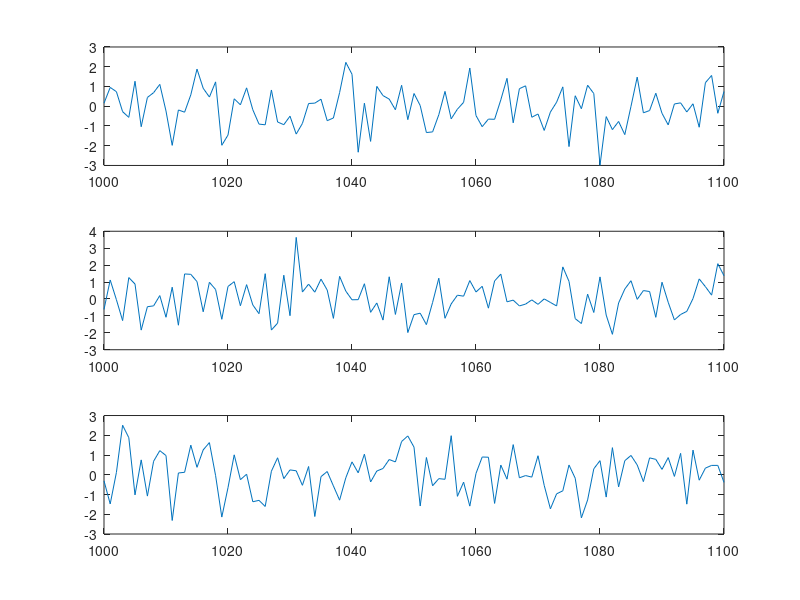
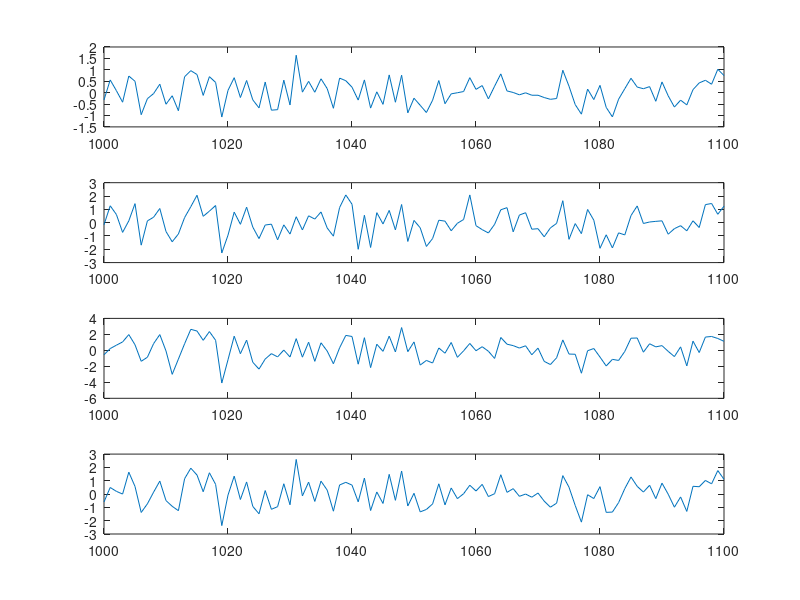

Write MATLAB code to recreate these figures, in order. (Note: this script raises an error after producing the figures.)
%% 
% Prepare for simulated VAR(3) data generation.

rng(1); % for reproducibility

L=3; % VAR model order
P=2; % number of pairs that we will ask GCA to compute
K=3; % number of latent sources
D=4; % number of sensors
N=5000; % number of time points
sigma_inn=1; % standard deviation of innovation process
sigma_sensor=0.01; % standard deviation of sensor noise
%% 
% Generate the VAR(3) model matrix according to Stokes & Purdon (<-- huge fans 
% of Granger). In this system, s1 --> s2 and s2 --> s3. 

% parameters of the VAR system matrix
r1=0.9; theta1=40/120*2*pi;
r2=0.7; theta2=10/120*2*pi;
r3=0.8; theta3=50/120*2*pi;

% create the VAR system matrix here
B(:,:,1)=[2*r1*cos(theta1) 0 0; -0.356 2*r2*cos(theta2) 0; 0 -0.3098 2*r3*cos(theta3) ]; % lag 1
B(:,:,2)=[-r1.^2 0 0; 0.7136 -r2.^2 0; 0 0.5 -r3.^2];  % lag 2
B(:,:,3)=[0 0 0; -0.356 0 0; 0 -0.3098 0];  % lag 3

B
% Note that s1 --> s2, s2 --> s3
%% 
% Generate the VAR proceess of the _latent_ sources. Note that these are not 
% the observations. 

S(:,1:L)=randn(K,L);
for n=L+1:N
    for p=1:L
        S(:,n)=B(:,:,p)*S(:,n-p);
    end
    S(:,n)=S(:,n)+sigma_inn*randn(K,1); 
end
%% 
% Plot the latent sources.

samples_to_show=1000:1100;
figure;
for i=1:K
    subplot(K,1,i)
    plot(samples_to_show, S(i,samples_to_show))
end
%% 
% Generate the observed data.

A=rand(D,K); % the mixing matrix ~ U(0,1)

% simulate projections to array and add noise
X=A*S + sigma_sensor*randn(D,N);
%% 
% Plot the observed data.

figure;
for i=1:D
    subplot(D,1,i)
    plot(samples_to_show, X(i,samples_to_show))
end
%% 
% Center the observed data.

X = bsxfun(@minus, X, mean(X,2));
%% 
% Transpose the data as GCA expects time in row dimension, channel in column 
% dimension.

X = X.';
size(X)
%% 
% Run GCA.

max_iterations=50; % max number of iterations in search
reg_parameter=inf; % no regularization
[What,Vhat,gcs,gcaStats] = runGcaTrAlt(X,L,P,max_iterations,reg_parameter);
%% 
% Apply the GCA filters to the data.

X = X.'; % back to (channel, time)
Y = What.'*X;
Z = Vhat.'*X;
%% 
% Compare the recovered sources. We expect that: y1 ~ s1, y2  ~ s2, z1 ~ s2, 
% z2 ~ s3. 

figure;
subplot(221)
scatter(Y(1,:),S(1,:),'k.')
subplot(222)
scatter(Y(2,:),S(2,:),'k.')
subplot(223)
scatter(Z(1,:),S(2,:),'k.')
subplot(224)
scatter(Z(2,:),S(3,:),'k.')
%% 
% Note that GCA is unable to recover the amplitude or sign of the latent sources, 
% so some scatter plots will show up as inverse correlation. Note also that on 
% some machines (random number seeds), the pairs may flip. 
% 
% Finally, compare the time series of latent and recovered sources. 

% standardize to unit norm to facilitate comparison
Yn = bsxfun(@rdivide,Y,std(Y,[],2));
Zn = bsxfun(@rdivide,Z,std(Z,[],2));
Sn = bsxfun(@rdivide,S,std(S,[],2));

% from the scatter plots, we know that y1, y2, and z1 are inverted
% so we flip their sign

figure;
% s1 versus y1
subplot(221)
plot(samples_to_show,-Yn(1,samples_to_show), ...
    samples_to_show, Sn(1,samples_to_show))

% s2 versus y2
subplot(222)
plot(samples_to_show,-Yn(2,samples_to_show), ...
    samples_to_show, Sn(2,samples_to_show))

% s2 versus z1
subplot(223)
plot(samples_to_show,-Zn(1,samples_to_show), ...
    samples_to_show, Sn(2,samples_to_show))

% s3 versus z2
subplot(224)
plot(samples_to_show,Zn(2,samples_to_show), ...
    samples_to_show, Sn(3,samples_to_show))